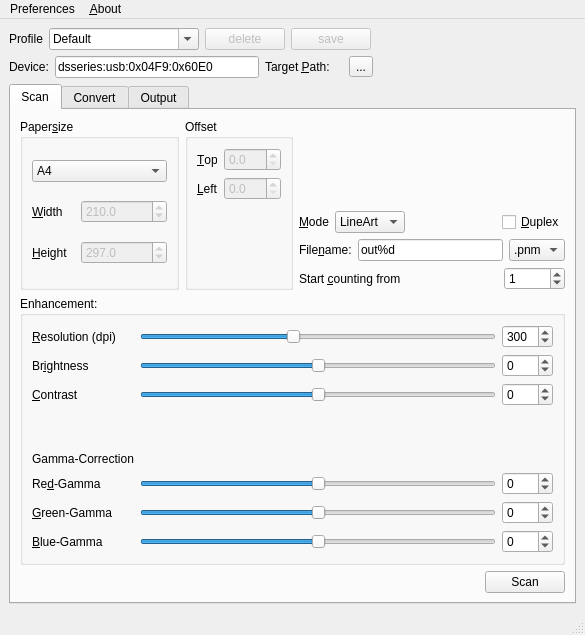
<?xml version="1.0" encoding="UTF-8"?>
<ui version="4.0">
 <class>QtScanImage</class>
 <widget class="QMainWindow" name="QtScanImage">
  <property name="enabled">
   <bool>true</bool>
  </property>
  <property name="geometry">
   <rect>
    <x>0</x>
    <y>0</y>
    <width>585</width>
    <height>635</height>
   </rect>
  </property>
  <property name="minimumSize">
   <size>
    <width>585</width>
    <height>635</height>
   </size>
  </property>
  <property name="maximumSize">
   <size>
    <width>585</width>
    <height>636</height>
   </size>
  </property>
  <property name="windowTitle">
   <string notr="true">QtScanImage</string>
  </property>
  <property name="toolTipDuration">
   <number>-1</number>
  </property>
  <property name="locale">
   <locale language="English" country="UnitedKingdom"/>
  </property>
  <widget class="QWidget" name="centralwidget">
   <layout class="QVBoxLayout" name="verticalLayout_3">
    <item>
     <layout class="QHBoxLayout" name="horizontalLayout_9">
      <item>
       <widget class="QLabel" name="label_profile">
        <property name="text">
         <string>Profile</string>
        </property>
        <property name="buddy">
         <cstring>comboBox_profile</cstring>
        </property>
       </widget>
      </item>
      <item>
       <widget class="QComboBox" name="comboBox_profile">
        <property name="minimumSize">
         <size>
          <width>150</width>
          <height>0</height>
         </size>
        </property>
        <property name="editable">
         <bool>true</bool>
        </property>
        <item>
         <property name="text">
          <string notr="true">Default</string>
         </property>
        </item>
       </widget>
      </item>
      <item>
       <widget class="QPushButton" name="pushButton_deleteProfile">
        <property name="enabled">
         <bool>false</bool>
        </property>
        <property name="text">
         <string>delete</string>
        </property>
       </widget>
      </item>
      <item>
       <widget class="QPushButton" name="pushButton_saveProfile">
        <property name="enabled">
         <bool>false</bool>
        </property>
        <property name="text">
         <string>save</string>
        </property>
       </widget>
      </item>
      <item>
       <spacer name="horizontalSpacer_5">
        <property name="orientation">
         <enum>Qt::Horizontal</enum>
        </property>
        <property name="sizeHint" stdset="0">
         <size>
          <width>40</width>
          <height>20</height>
         </size>
        </property>
       </spacer>
      </item>
     </layout>
    </item>
    <item>
     <layout class="QHBoxLayout" name="horizontalLayout_4">
      <item>
       <widget class="QLabel" name="label_3">
        <property name="text">
         <string>Device:</string>
        </property>
       </widget>
      </item>
      <item>
       <widget class="QLineEdit" name="lineEdit_device">
        <property name="minimumSize">
         <size>
          <width>180</width>
          <height>0</height>
         </size>
        </property>
        <property name="toolTip">
         <string>&lt;html&gt;&lt;head/&gt;&lt;body&gt;&lt;p&gt;1. connect the scanner to the computer&lt;/p&gt;&lt;p&gt;2. determine device with &amp;quot;&lt;span style=&quot; font-weight:600;&quot;&gt;scanimage -L&lt;/span&gt;&amp;quot; in the terminal&lt;/p&gt;&lt;p&gt;for example: &lt;span style=&quot; font-weight:600;&quot;&gt;dsseries:usb:0x04F9:0x60E0&lt;/span&gt;&lt;/p&gt;&lt;/body&gt;&lt;/html&gt;</string>
        </property>
        <property name="inputMask">
         <string/>
        </property>
        <property name="text">
         <string>dsseries:usb:0x04F9:0x60E0</string>
        </property>
       </widget>
      </item>
      <item>
       <widget class="QLabel" name="label_targetPath_2">
        <property name="text">
         <string>Target &amp;Path:</string>
        </property>
        <property name="buddy">
         <cstring>toolButton_getTargetPath</cstring>
        </property>
       </widget>
      </item>
      <item>
       <widget class="QLabel" name="label_targetPath">
        <property name="text">
         <string/>
        </property>
       </widget>
      </item>
      <item>
       <widget class="QToolButton" name="toolButton_getTargetPath">
        <property name="text">
         <string notr="true">...</string>
        </property>
       </widget>
      </item>
      <item>
       <spacer name="horizontalSpacer_2">
        <property name="orientation">
         <enum>Qt::Horizontal</enum>
        </property>
        <property name="sizeHint" stdset="0">
         <size>
          <width>40</width>
          <height>20</height>
         </size>
        </property>
       </spacer>
      </item>
     </layout>
    </item>
    <item>
     <layout class="QHBoxLayout" name="horizontalLayout_8">
      <item>
       <widget class="QTabWidget" name="tabWidget">
        <property name="autoFillBackground">
         <bool>false</bool>
        </property>
        <property name="currentIndex">
         <number>0</number>
        </property>
        <property name="documentMode">
         <bool>false</bool>
        </property>
        <property name="tabsClosable">
         <bool>false</bool>
        </property>
        <property name="tabBarAutoHide">
         <bool>false</bool>
        </property>
        <widget class="QWidget" name="tab_scan">
         <attribute name="title">
          <string>Scan</string>
         </attribute>
         <layout class="QVBoxLayout" name="verticalLayout_4">
          <item>
           <layout class="QHBoxLayout" name="horizontalLayout_7">
            <item>
             <layout class="QVBoxLayout" name="verticalLayout_2">
              <item>
               <layout class="QHBoxLayout" name="horizontalLayout_2">
                <item>
                 <widget class="QGroupBox" name="groupBox_size">
                  <property name="title">
                   <string>Paper&amp;size</string>
                  </property>
                  <layout class="QGridLayout" name="gridLayout_2">
                   <item row="1" column="1" colspan="2">
                    <widget class="QDoubleSpinBox" name="doubleSpinBox_width">
                     <property name="enabled">
                      <bool>false</bool>
                     </property>
                     <property name="maximumSize">
                      <size>
                       <width>16777215</width>
                       <height>16777215</height>
                      </size>
                     </property>
                     <property name="decimals">
                      <number>1</number>
                     </property>
                     <property name="maximum">
                      <double>215.900000000000006</double>
                     </property>
                     <property name="value">
                      <double>210.000000000000000</double>
                     </property>
                    </widget>
                   </item>
                   <item row="2" column="0">
                    <widget class="QLabel" name="label_height">
                     <property name="text">
                      <string>&amp;Height</string>
                     </property>
                     <property name="buddy">
                      <cstring>doubleSpinBox_height</cstring>
                     </property>
                    </widget>
                   </item>
                   <item row="1" column="0">
                    <widget class="QLabel" name="label_width">
                     <property name="text">
                      <string>&amp;Width</string>
                     </property>
                     <property name="buddy">
                      <cstring>doubleSpinBox_width</cstring>
                     </property>
                    </widget>
                   </item>
                   <item row="0" column="0" colspan="3">
                    <widget class="QComboBox" name="comboBox_size">
                     <property name="currentIndex">
                      <number>0</number>
                     </property>
                     <item>
                      <property name="text">
                       <string notr="true" comment="210 x 297 mm">A4</string>
                      </property>
                     </item>
                     <item>
                      <property name="text">
                       <string notr="true" extracomment="148 x 210 mm">A5</string>
                      </property>
                     </item>
                     <item>
                      <property name="text">
                       <string notr="true" extracomment="105 x 148 mm">A6</string>
                      </property>
                     </item>
                     <item>
                      <property name="text">
                       <string notr="true">B5</string>
                      </property>
                     </item>
                     <item>
                      <property name="text">
                       <string notr="true" extracomment="176 x 250 mm">B6</string>
                      </property>
                     </item>
                     <item>
                      <property name="text">
                       <string notr="true" extracomment="216 x 279 mm">Letter</string>
                      </property>
                     </item>
                     <item>
                      <property name="text">
                       <string notr="true" extracomment="216 x 356">Legal</string>
                      </property>
                     </item>
                     <item>
                      <property name="text">
                       <string notr="true" extracomment="85 x 54 mm">Business card (EU)</string>
                      </property>
                     </item>
                     <item>
                      <property name="text">
                       <string notr="true" extracomment="102 x 152 mm">4x6&quot;</string>
                      </property>
                     </item>
                     <item>
                      <property name="text">
                       <string notr="true" extracomment="127 x 178 mm">5x7&quot;</string>
                      </property>
                     </item>
                     <item>
                      <property name="text">
                       <string notr="true">Custom</string>
                      </property>
                     </item>
                    </widget>
                   </item>
                   <item row="2" column="1" colspan="2">
                    <widget class="QDoubleSpinBox" name="doubleSpinBox_height">
                     <property name="enabled">
                      <bool>false</bool>
                     </property>
                     <property name="maximumSize">
                      <size>
                       <width>16777215</width>
                       <height>16777215</height>
                      </size>
                     </property>
                     <property name="decimals">
                      <number>1</number>
                     </property>
                     <property name="maximum">
                      <double>355.600000000000023</double>
                     </property>
                     <property name="value">
                      <double>297.000000000000000</double>
                     </property>
                    </widget>
                   </item>
                  </layout>
                 </widget>
                </item>
                <item>
                 <widget class="QGroupBox" name="groupBox_offset">
                  <property name="title">
                   <string>Offset</string>
                  </property>
                  <layout class="QFormLayout" name="formLayout">
                   <item row="0" column="0">
                    <widget class="QLabel" name="label_top_offset">
                     <property name="text">
                      <string>&amp;Top</string>
                     </property>
                     <property name="buddy">
                      <cstring>doubleSpinBox_top_offset</cstring>
                     </property>
                    </widget>
                   </item>
                   <item row="0" column="1">
                    <widget class="QDoubleSpinBox" name="doubleSpinBox_top_offset">
                     <property name="enabled">
                      <bool>false</bool>
                     </property>
                     <property name="decimals">
                      <number>1</number>
                     </property>
                     <property name="maximum">
                      <double>215.900000000000006</double>
                     </property>
                     <property name="value">
                      <double>0.000000000000000</double>
                     </property>
                    </widget>
                   </item>
                   <item row="1" column="0">
                    <widget class="QLabel" name="label_left_offset">
                     <property name="text">
                      <string>&amp;Left</string>
                     </property>
                     <property name="buddy">
                      <cstring>doubleSpinBox_left_offset</cstring>
                     </property>
                    </widget>
                   </item>
                   <item row="1" column="1">
                    <widget class="QDoubleSpinBox" name="doubleSpinBox_left_offset">
                     <property name="enabled">
                      <bool>false</bool>
                     </property>
                     <property name="decimals">
                      <number>1</number>
                     </property>
                     <property name="maximum">
                      <double>355.600000000000023</double>
                     </property>
                     <property name="value">
                      <double>0.000000000000000</double>
                     </property>
                    </widget>
                   </item>
                  </layout>
                 </widget>
                </item>
               </layout>
              </item>
             </layout>
            </item>
            <item>
             <layout class="QVBoxLayout" name="verticalLayout">
              <item>
               <spacer name="verticalSpacer_2">
                <property name="orientation">
                 <enum>Qt::Vertical</enum>
                </property>
                <property name="sizeHint" stdset="0">
                 <size>
                  <width>20</width>
                  <height>40</height>
                 </size>
                </property>
               </spacer>
              </item>
              <item>
               <layout class="QHBoxLayout" name="horizontalLayout_3">
                <item>
                 <layout class="QHBoxLayout" name="horizontalLayout">
                  <item>
                   <widget class="QLabel" name="label_mode">
                    <property name="locale">
                     <locale language="English" country="UnitedKingdom"/>
                    </property>
                    <property name="text">
                     <string>&amp;Mode</string>
                    </property>
                    <property name="buddy">
                     <cstring>comboBox_mode</cstring>
                    </property>
                   </widget>
                  </item>
                  <item>
                   <widget class="QComboBox" name="comboBox_mode">
                    <property name="currentText">
                     <string>LineArt</string>
                    </property>
                    <property name="currentIndex">
                     <number>0</number>
                    </property>
                    <item>
                     <property name="text">
                      <string notr="true">LineArt</string>
                     </property>
                    </item>
                    <item>
                     <property name="text">
                      <string notr="true">Gray</string>
                     </property>
                    </item>
                    <item>
                     <property name="text">
                      <string notr="true">Color</string>
                     </property>
                    </item>
                   </widget>
                  </item>
                 </layout>
                </item>
                <item>
                 <spacer name="horizontalSpacer">
                  <property name="orientation">
                   <enum>Qt::Horizontal</enum>
                  </property>
                  <property name="sizeHint" stdset="0">
                   <size>
                    <width>40</width>
                    <height>20</height>
                   </size>
                  </property>
                 </spacer>
                </item>
                <item>
                 <widget class="QCheckBox" name="checkBox_source">
                  <property name="text">
                   <string>&amp;Duplex</string>
                  </property>
                 </widget>
                </item>
               </layout>
              </item>
              <item>
               <layout class="QHBoxLayout" name="horizontalLayout_5">
                <item>
                 <widget class="QLabel" name="label_filename">
                  <property name="text">
                   <string>File&amp;name:</string>
                  </property>
                  <property name="buddy">
                   <cstring>lineEdit_saveAsFileName</cstring>
                  </property>
                 </widget>
                </item>
                <item>
                 <widget class="QLineEdit" name="lineEdit_saveAsFileName">
                  <property name="toolTip">
                   <string>&lt;html&gt;&lt;head/&gt;&lt;body&gt;&lt;p&gt;%d page counter&lt;/p&gt;&lt;p&gt;%p hostfolder name&lt;/p&gt;&lt;/body&gt;&lt;/html&gt;</string>
                  </property>
                  <property name="text">
                   <string notr="true">out%d</string>
                  </property>
                 </widget>
                </item>
                <item>
                 <widget class="QComboBox" name="comboBox_saveAsType">
                  <item>
                   <property name="text">
                    <string notr="true">.pnm</string>
                   </property>
                  </item>
                  <item>
                   <property name="text">
                    <string notr="true">.tiff</string>
                   </property>
                  </item>
                  <item>
                   <property name="text">
                    <string notr="true">.png</string>
                   </property>
                  </item>
                  <item>
                   <property name="text">
                    <string notr="true">.jpg</string>
                   </property>
                  </item>
                 </widget>
                </item>
               </layout>
              </item>
              <item>
               <layout class="QHBoxLayout" name="horizontalLayout_11">
                <item>
                 <widget class="QLabel" name="label_startCount">
                  <property name="text">
                   <string>Start &amp;counting from</string>
                  </property>
                  <property name="buddy">
                   <cstring>spinBox_startCount</cstring>
                  </property>
                 </widget>
                </item>
                <item>
                 <spacer name="horizontalSpacer_4">
                  <property name="orientation">
                   <enum>Qt::Horizontal</enum>
                  </property>
                  <property name="sizeHint" stdset="0">
                   <size>
                    <width>40</width>
                    <height>20</height>
                   </size>
                  </property>
                 </spacer>
                </item>
                <item>
                 <widget class="QSpinBox" name="spinBox_startCount">
                  <property name="maximum">
                   <number>99999</number>
                  </property>
                  <property name="value">
                   <number>1</number>
                  </property>
                 </widget>
                </item>
               </layout>
              </item>
             </layout>
            </item>
           </layout>
          </item>
          <item>
           <widget class="QGroupBox" name="groupBox">
            <property name="title">
             <string>Enhancement:</string>
            </property>
            <layout class="QGridLayout" name="gridLayout_4">
             <item row="2" column="0">
              <widget class="QLabel" name="label_contrast">
               <property name="locale">
                <locale language="English" country="UnitedKingdom"/>
               </property>
               <property name="text">
                <string>&amp;Contrast</string>
               </property>
               <property name="buddy">
                <cstring>spinBox_contrast</cstring>
               </property>
              </widget>
             </item>
             <item row="3" column="0">
              <spacer name="verticalSpacer">
               <property name="orientation">
                <enum>Qt::Vertical</enum>
               </property>
               <property name="sizeHint" stdset="0">
                <size>
                 <width>20</width>
                 <height>40</height>
                </size>
               </property>
              </spacer>
             </item>
             <item row="0" column="1">
              <widget class="QSlider" name="horizontalSlider_resolution">
               <property name="minimum">
                <number>75</number>
               </property>
               <property name="maximum">
                <number>600</number>
               </property>
               <property name="value">
                <number>300</number>
               </property>
               <property name="orientation">
                <enum>Qt::Horizontal</enum>
               </property>
              </widget>
             </item>
             <item row="8" column="1">
              <widget class="QSlider" name="horizontalSlider_green">
               <property name="minimum">
                <number>-100</number>
               </property>
               <property name="maximum">
                <number>100</number>
               </property>
               <property name="value">
                <number>0</number>
               </property>
               <property name="orientation">
                <enum>Qt::Horizontal</enum>
               </property>
              </widget>
             </item>
             <item row="8" column="0">
              <widget class="QLabel" name="label_green">
               <property name="text">
                <string>&amp;Green-Gamma</string>
               </property>
               <property name="buddy">
                <cstring>spinBox_green</cstring>
               </property>
              </widget>
             </item>
             <item row="1" column="3">
              <widget class="QSpinBox" name="spinBox_brightness">
               <property name="minimum">
                <number>-100</number>
               </property>
               <property name="maximum">
                <number>100</number>
               </property>
               <property name="value">
                <number>0</number>
               </property>
              </widget>
             </item>
             <item row="5" column="1">
              <widget class="QSlider" name="horizontalSlider_red">
               <property name="minimum">
                <number>-100</number>
               </property>
               <property name="maximum">
                <number>100</number>
               </property>
               <property name="value">
                <number>0</number>
               </property>
               <property name="orientation">
                <enum>Qt::Horizontal</enum>
               </property>
              </widget>
             </item>
             <item row="4" column="0">
              <widget class="QLabel" name="label_GammaCorrection">
               <property name="text">
                <string>Gamma-Correction</string>
               </property>
              </widget>
             </item>
             <item row="9" column="3">
              <widget class="QSpinBox" name="spinBox_blue">
               <property name="minimum">
                <number>-100</number>
               </property>
               <property name="maximum">
                <number>100</number>
               </property>
               <property name="value">
                <number>0</number>
               </property>
              </widget>
             </item>
             <item row="5" column="0">
              <widget class="QLabel" name="label_red">
               <property name="text">
                <string>Re&amp;d-Gamma</string>
               </property>
               <property name="buddy">
                <cstring>spinBox_red</cstring>
               </property>
              </widget>
             </item>
             <item row="1" column="1">
              <widget class="QSlider" name="horizontalSlider_brightness">
               <property name="minimum">
                <number>-100</number>
               </property>
               <property name="maximum">
                <number>100</number>
               </property>
               <property name="value">
                <number>0</number>
               </property>
               <property name="orientation">
                <enum>Qt::Horizontal</enum>
               </property>
              </widget>
             </item>
             <item row="2" column="3">
              <widget class="QSpinBox" name="spinBox_contrast">
               <property name="minimum">
                <number>-100</number>
               </property>
               <property name="maximum">
                <number>100</number>
               </property>
               <property name="value">
                <number>0</number>
               </property>
              </widget>
             </item>
             <item row="5" column="3">
              <widget class="QSpinBox" name="spinBox_red">
               <property name="minimum">
                <number>-100</number>
               </property>
               <property name="maximum">
                <number>100</number>
               </property>
               <property name="value">
                <number>0</number>
               </property>
              </widget>
             </item>
             <item row="8" column="3">
              <widget class="QSpinBox" name="spinBox_green">
               <property name="minimum">
                <number>-100</number>
               </property>
               <property name="maximum">
                <number>100</number>
               </property>
               <property name="value">
                <number>0</number>
               </property>
              </widget>
             </item>
             <item row="0" column="0">
              <widget class="QLabel" name="label_resolution">
               <property name="text">
                <string>&amp;Resolution (dpi)</string>
               </property>
               <property name="buddy">
                <cstring>spinBox_resolution</cstring>
               </property>
              </widget>
             </item>
             <item row="9" column="1">
              <widget class="QSlider" name="horizontalSlider_blue">
               <property name="minimum">
                <number>-100</number>
               </property>
               <property name="maximum">
                <number>100</number>
               </property>
               <property name="value">
                <number>0</number>
               </property>
               <property name="orientation">
                <enum>Qt::Horizontal</enum>
               </property>
              </widget>
             </item>
             <item row="9" column="0">
              <widget class="QLabel" name="label_blue">
               <property name="text">
                <string>&amp;Blue-Gamma</string>
               </property>
               <property name="buddy">
                <cstring>spinBox_blue</cstring>
               </property>
              </widget>
             </item>
             <item row="1" column="0">
              <widget class="QLabel" name="label_brightness">
               <property name="text">
                <string>Br&amp;ightness</string>
               </property>
               <property name="buddy">
                <cstring>spinBox_brightness</cstring>
               </property>
              </widget>
             </item>
             <item row="2" column="1">
              <widget class="QSlider" name="horizontalSlider_contrast">
               <property name="minimum">
                <number>-100</number>
               </property>
               <property name="maximum">
                <number>100</number>
               </property>
               <property name="value">
                <number>0</number>
               </property>
               <property name="orientation">
                <enum>Qt::Horizontal</enum>
               </property>
              </widget>
             </item>
             <item row="0" column="3">
              <widget class="QSpinBox" name="spinBox_resolution">
               <property name="minimum">
                <number>75</number>
               </property>
               <property name="maximum">
                <number>600</number>
               </property>
               <property name="value">
                <number>300</number>
               </property>
              </widget>
             </item>
            </layout>
           </widget>
          </item>
          <item>
           <layout class="QHBoxLayout" name="horizontalLayout_10">
            <item>
             <spacer name="horizontalSpacer_3">
              <property name="orientation">
               <enum>Qt::Horizontal</enum>
              </property>
              <property name="sizeHint" stdset="0">
               <size>
                <width>40</width>
                <height>20</height>
               </size>
              </property>
             </spacer>
            </item>
            <item>
             <widget class="QPushButton" name="pushButton_scan">
              <property name="text">
               <string>Scan</string>
              </property>
             </widget>
            </item>
           </layout>
          </item>
         </layout>
        </widget>
        <widget class="QWidget" name="tab_convert">
         <attribute name="title">
          <string>Convert</string>
         </attribute>
         <layout class="QGridLayout" name="gridLayout">
          <item row="5" column="2">
           <spacer name="verticalSpacer_3">
            <property name="orientation">
             <enum>Qt::Vertical</enum>
            </property>
            <property name="sizeHint" stdset="0">
             <size>
              <width>20</width>
              <height>40</height>
             </size>
            </property>
           </spacer>
          </item>
          <item row="2" column="6">
           <widget class="QSpinBox" name="spinBox__quality">
            <property name="minimum">
             <number>1</number>
            </property>
            <property name="maximum">
             <number>100</number>
            </property>
            <property name="value">
             <number>60</number>
            </property>
           </widget>
          </item>
          <item row="3" column="3">
           <widget class="QComboBox" name="comboBox_compress">
            <item>
             <property name="text">
              <string notr="true">None</string>
             </property>
            </item>
            <item>
             <property name="text">
              <string notr="true">BZip</string>
             </property>
            </item>
            <item>
             <property name="text">
              <string notr="true">Fax</string>
             </property>
            </item>
            <item>
             <property name="text">
              <string notr="true">Group4</string>
             </property>
            </item>
            <item>
             <property name="text">
              <string notr="true">JPEG</string>
             </property>
            </item>
            <item>
             <property name="text">
              <string notr="true">JPEG2000</string>
             </property>
            </item>
            <item>
             <property name="text">
              <string notr="true">Lossless</string>
             </property>
            </item>
            <item>
             <property name="text">
              <string notr="true">LZW</string>
             </property>
            </item>
            <item>
             <property name="text">
              <string notr="true">RLE</string>
             </property>
            </item>
            <item>
             <property name="text">
              <string notr="true">Zip</string>
             </property>
            </item>
           </widget>
          </item>
          <item row="2" column="0" colspan="3">
           <widget class="QCheckBox" name="checkBox_quality">
            <property name="text">
             <string>&amp;Quality</string>
            </property>
            <property name="checked">
             <bool>true</bool>
            </property>
           </widget>
          </item>
          <item row="3" column="0">
           <widget class="QLabel" name="label_compress">
            <property name="text">
             <string>Compression</string>
            </property>
           </widget>
          </item>
          <item row="2" column="3">
           <widget class="QSlider" name="horizontalSlider_quality">
            <property name="minimum">
             <number>1</number>
            </property>
            <property name="maximum">
             <number>100</number>
            </property>
            <property name="value">
             <number>60</number>
            </property>
            <property name="orientation">
             <enum>Qt::Horizontal</enum>
            </property>
           </widget>
          </item>
          <item row="0" column="6">
           <widget class="QToolButton" name="toolButton_getSourceFile">
            <property name="text">
             <string>...</string>
            </property>
           </widget>
          </item>
          <item row="4" column="6">
           <widget class="QPushButton" name="pushButton_convert">
            <property name="text">
             <string>Convert</string>
            </property>
           </widget>
          </item>
          <item row="4" column="3">
           <widget class="QCheckBox" name="checkBox_del_sf">
            <property name="toolTip">
             <string>&lt;html&gt;&lt;head/&gt;&lt;body&gt;&lt;p&gt;delete source files after convertion&lt;/p&gt;&lt;/body&gt;&lt;/html&gt;</string>
            </property>
            <property name="text">
             <string>delete source files</string>
            </property>
           </widget>
          </item>
          <item row="0" column="3">
           <widget class="QLineEdit" name="lineEdit_source"/>
          </item>
          <item row="0" column="0">
           <widget class="QLabel" name="label_source">
            <property name="text">
             <string>&amp;Source</string>
            </property>
            <property name="buddy">
             <cstring>lineEdit_source</cstring>
            </property>
           </widget>
          </item>
          <item row="1" column="0">
           <widget class="QLabel" name="label_target">
            <property name="text">
             <string>Target</string>
            </property>
           </widget>
          </item>
          <item row="1" column="3">
           <widget class="QLineEdit" name="lineEdit_target"/>
          </item>
         </layout>
        </widget>
        <widget class="QWidget" name="tab">
         <attribute name="title">
          <string>Output</string>
         </attribute>
         <layout class="QVBoxLayout" name="verticalLayout_5">
          <item>
           <widget class="QPlainTextEdit" name="plainTextEdit_output">
            <property name="readOnly">
             <bool>true</bool>
            </property>
           </widget>
          </item>
         </layout>
        </widget>
       </widget>
      </item>
     </layout>
    </item>
   </layout>
  </widget>
  <widget class="QMenuBar" name="menubar">
   <property name="geometry">
    <rect>
     <x>0</x>
     <y>0</y>
     <width>585</width>
     <height>23</height>
    </rect>
   </property>
   <widget class="QMenu" name="menuAbout">
    <property name="title">
     <string>&amp;About</string>
    </property>
   </widget>
   <widget class="QMenu" name="menuEdit">
    <property name="title">
     <string>Preferences</string>
    </property>
    <addaction name="actionLanguage"/>
   </widget>
   <addaction name="menuEdit"/>
   <addaction name="menuAbout"/>
  </widget>
  <widget class="QStatusBar" name="statusbar"/>
  <action name="actionLanguage">
   <property name="text">
    <string>Language</string>
   </property>
  </action>
 </widget>
 <tabstops>
  <tabstop>comboBox_profile</tabstop>
  <tabstop>pushButton_deleteProfile</tabstop>
  <tabstop>pushButton_saveProfile</tabstop>
  <tabstop>comboBox_mode</tabstop>
  <tabstop>checkBox_source</tabstop>
  <tabstop>comboBox_size</tabstop>
  <tabstop>doubleSpinBox_width</tabstop>
  <tabstop>doubleSpinBox_height</tabstop>
  <tabstop>doubleSpinBox_top_offset</tabstop>
  <tabstop>lineEdit_saveAsFileName</tabstop>
  <tabstop>comboBox_saveAsType</tabstop>
  <tabstop>spinBox_startCount</tabstop>
  <tabstop>horizontalSlider_resolution</tabstop>
  <tabstop>spinBox_resolution</tabstop>
  <tabstop>horizontalSlider_brightness</tabstop>
  <tabstop>spinBox_brightness</tabstop>
  <tabstop>horizontalSlider_contrast</tabstop>
  <tabstop>spinBox_contrast</tabstop>
  <tabstop>horizontalSlider_red</tabstop>
  <tabstop>spinBox_red</tabstop>
  <tabstop>horizontalSlider_green</tabstop>
  <tabstop>spinBox_green</tabstop>
  <tabstop>horizontalSlider_blue</tabstop>
  <tabstop>spinBox_blue</tabstop>
 </tabstops>
 <resources/>
 <connections>
  <connection>
   <sender>spinBox_resolution</sender>
   <signal>valueChanged(int)</signal>
   <receiver>horizontalSlider_resolution</receiver>
   <slot>setValue(int)</slot>
   <hints>
    <hint type="sourcelabel">
     <x>546</x>
     <y>348</y>
    </hint>
    <hint type="destinationlabel">
     <x>488</x>
     <y>342</y>
    </hint>
   </hints>
  </connection>
  <connection>
   <sender>horizontalSlider_red</sender>
   <signal>valueChanged(int)</signal>
   <receiver>spinBox_red</receiver>
   <slot>setValue(int)</slot>
   <hints>
    <hint type="sourcelabel">
     <x>488</x>
     <y>472</y>
    </hint>
    <hint type="destinationlabel">
     <x>546</x>
     <y>478</y>
    </hint>
   </hints>
  </connection>
  <connection>
   <sender>horizontalSlider_blue</sender>
   <signal>valueChanged(int)</signal>
   <receiver>spinBox_blue</receiver>
   <slot>setValue(int)</slot>
   <hints>
    <hint type="sourcelabel">
     <x>488</x>
     <y>538</y>
    </hint>
    <hint type="destinationlabel">
     <x>546</x>
     <y>544</y>
    </hint>
   </hints>
  </connection>
  <connection>
   <sender>spinBox_blue</sender>
   <signal>valueChanged(int)</signal>
   <receiver>horizontalSlider_blue</receiver>
   <slot>setValue(int)</slot>
   <hints>
    <hint type="sourcelabel">
     <x>546</x>
     <y>544</y>
    </hint>
    <hint type="destinationlabel">
     <x>488</x>
     <y>538</y>
    </hint>
   </hints>
  </connection>
  <connection>
   <sender>spinBox_red</sender>
   <signal>valueChanged(int)</signal>
   <receiver>horizontalSlider_red</receiver>
   <slot>setValue(int)</slot>
   <hints>
    <hint type="sourcelabel">
     <x>546</x>
     <y>478</y>
    </hint>
    <hint type="destinationlabel">
     <x>488</x>
     <y>472</y>
    </hint>
   </hints>
  </connection>
  <connection>
   <sender>horizontalSlider_contrast</sender>
   <signal>valueChanged(int)</signal>
   <receiver>spinBox_contrast</receiver>
   <slot>setValue(int)</slot>
   <hints>
    <hint type="sourcelabel">
     <x>488</x>
     <y>408</y>
    </hint>
    <hint type="destinationlabel">
     <x>546</x>
     <y>414</y>
    </hint>
   </hints>
  </connection>
  <connection>
   <sender>spinBox__quality</sender>
   <signal>valueChanged(int)</signal>
   <receiver>horizontalSlider_quality</receiver>
   <slot>setValue(int)</slot>
   <hints>
    <hint type="sourcelabel">
     <x>531</x>
     <y>230</y>
    </hint>
    <hint type="destinationlabel">
     <x>212</x>
     <y>224</y>
    </hint>
   </hints>
  </connection>
  <connection>
   <sender>horizontalSlider_resolution</sender>
   <signal>valueChanged(int)</signal>
   <receiver>spinBox_resolution</receiver>
   <slot>setValue(int)</slot>
   <hints>
    <hint type="sourcelabel">
     <x>488</x>
     <y>342</y>
    </hint>
    <hint type="destinationlabel">
     <x>546</x>
     <y>348</y>
    </hint>
   </hints>
  </connection>
  <connection>
   <sender>horizontalSlider_green</sender>
   <signal>valueChanged(int)</signal>
   <receiver>spinBox_green</receiver>
   <slot>setValue(int)</slot>
   <hints>
    <hint type="sourcelabel">
     <x>488</x>
     <y>505</y>
    </hint>
    <hint type="destinationlabel">
     <x>546</x>
     <y>511</y>
    </hint>
   </hints>
  </connection>
  <connection>
   <sender>spinBox_green</sender>
   <signal>valueChanged(int)</signal>
   <receiver>horizontalSlider_green</receiver>
   <slot>setValue(int)</slot>
   <hints>
    <hint type="sourcelabel">
     <x>546</x>
     <y>511</y>
    </hint>
    <hint type="destinationlabel">
     <x>488</x>
     <y>505</y>
    </hint>
   </hints>
  </connection>
  <connection>
   <sender>horizontalSlider_brightness</sender>
   <signal>valueChanged(int)</signal>
   <receiver>spinBox_brightness</receiver>
   <slot>setValue(int)</slot>
   <hints>
    <hint type="sourcelabel">
     <x>488</x>
     <y>375</y>
    </hint>
    <hint type="destinationlabel">
     <x>546</x>
     <y>381</y>
    </hint>
   </hints>
  </connection>
  <connection>
   <sender>spinBox_brightness</sender>
   <signal>valueChanged(int)</signal>
   <receiver>horizontalSlider_brightness</receiver>
   <slot>setValue(int)</slot>
   <hints>
    <hint type="sourcelabel">
     <x>546</x>
     <y>381</y>
    </hint>
    <hint type="destinationlabel">
     <x>488</x>
     <y>375</y>
    </hint>
   </hints>
  </connection>
  <connection>
   <sender>spinBox_contrast</sender>
   <signal>valueChanged(int)</signal>
   <receiver>horizontalSlider_contrast</receiver>
   <slot>setValue(int)</slot>
   <hints>
    <hint type="sourcelabel">
     <x>546</x>
     <y>414</y>
    </hint>
    <hint type="destinationlabel">
     <x>488</x>
     <y>408</y>
    </hint>
   </hints>
  </connection>
  <connection>
   <sender>horizontalSlider_quality</sender>
   <signal>valueChanged(int)</signal>
   <receiver>spinBox__quality</receiver>
   <slot>setValue(int)</slot>
   <hints>
    <hint type="sourcelabel">
     <x>212</x>
     <y>224</y>
    </hint>
    <hint type="destinationlabel">
     <x>531</x>
     <y>230</y>
    </hint>
   </hints>
  </connection>
  <connection>
   <sender>checkBox_quality</sender>
   <signal>toggled(bool)</signal>
   <receiver>horizontalSlider_quality</receiver>
   <slot>setEnabled(bool)</slot>
   <hints>
    <hint type="sourcelabel">
     <x>59</x>
     <y>216</y>
    </hint>
    <hint type="destinationlabel">
     <x>169</x>
     <y>215</y>
    </hint>
   </hints>
  </connection>
  <connection>
   <sender>checkBox_quality</sender>
   <signal>toggled(bool)</signal>
   <receiver>spinBox__quality</receiver>
   <slot>setEnabled(bool)</slot>
   <hints>
    <hint type="sourcelabel">
     <x>33</x>
     <y>217</y>
    </hint>
    <hint type="destinationlabel">
     <x>516</x>
     <y>204</y>
    </hint>
   </hints>
  </connection>
 </connections>
</ui>
